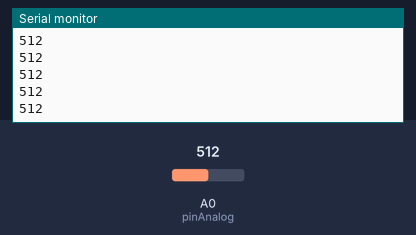
Bench run of a sketch on a simulated Arduino Uno, built with avr-gcc and run on an emulated ATmega328P. Parts: the last lines printed to the serial monitor. The inputs (shaded band) are chosen by the test bench; at power-on: A0 (pinAnalog) = 512.

Above: at 1.2 s.
1.3 s: A0 (pinAnalog) set to 716
At 1.56 s:
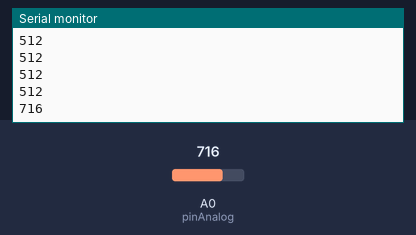
2.8 s: A0 (pinAnalog) set to 900
At 2.96 s:
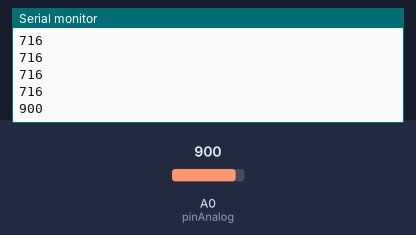
Timing chart, 0 to 5.8 s (numbered marks = the images above; inputs shaded):
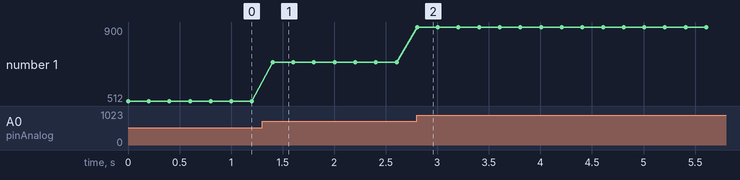

The sketch:

sketch_sep15b.ino
```cpp
const byte pinAnalog=A0;

void setup() {
  // put your setup code here, to run once:
  Serial.begin(9600);
  //analogReference(EXTERNAL);
}

void loop() {
  // put your main code here, to run repeatedly:
  int value;
  value = analogRead(pinAnalog);
  float volt= 5.0*value/1023.0;
  // float volt=3.3*value/1023.0;
  // Serial.print(value); //Serial.print('t');
  Serial.println(value); //Serial.println("V");
  delay(200);
}
```

Measured:
- after the input at 1.3 s, the serial monitor: prints a new line after 0.10 s (image 1)
- after the input at 2.8 s, the serial monitor: prints a new line at once (image 2)
- plotted number 1: 512 → 716 after the input at 1.3 s, 716 → 900 after the input at 2.8 s
